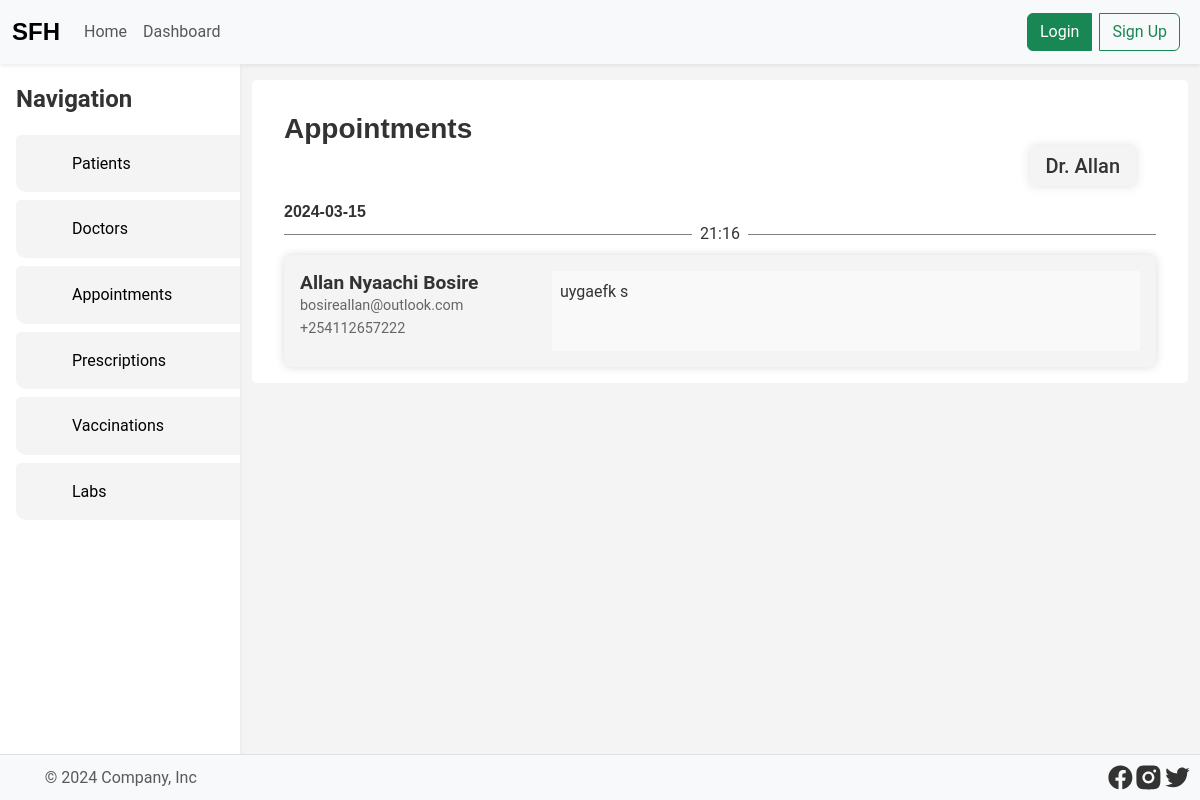
/doctor_appointments.php?doctor_id=1, run on an earlier commit of the app's database.
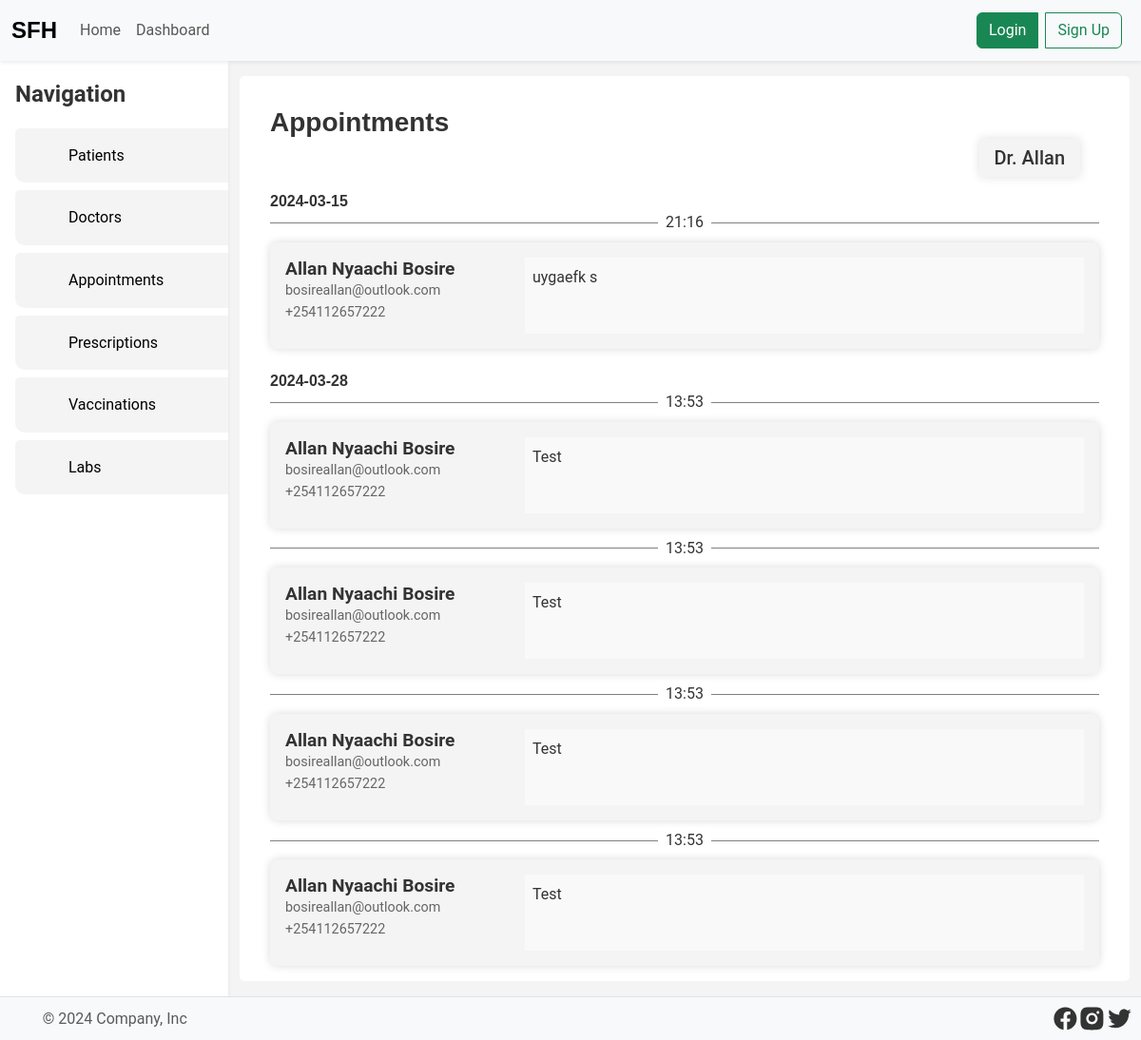
And on a later commit of the database.
### tables this page shows
CREATE TABLE doctors
(
    id         integer      not null primary key,
    name       varchar(255) not null,
    email      varchar(255) not null unique,
    phone      varchar(255) not null unique,
    address    varchar(255),
    created_at timestamp    not null default current_timestamp,
    updated_at timestamp    not null default current_timestamp
);

CREATE TABLE appointments
(
    id         integer     not null primary key,
    kid_id     integer     not null,
    doctor_id  integer     not null,
    date       date        not null,
    time       time        not null,
    reason     text        not null,
    status     varchar(32) not null default 'pending',
    created_at timestamp   not null default current_timestamp,
    updated_at timestamp   not null default current_timestamp,
    foreign key (kid_id) references kids (id),
    foreign key (doctor_id) references users (id)
);

### utils/helpers.php (called while the page is built, shortened)
<?php
function getAuthCookie(): ?string
{
    $cookie = $_COOKIE['auth'] ?? null;
    if (!$cookie) return null;
    $cookie = trim($cookie);
    return $cookie;
}

### db/DB.php (called while the page is built, shortened)
<?php
class Row
{
    private $row = null;
    public function __construct($row)
    {
        $this->row = $row;
    }
    function get($key)
    {
        return $this->row[$key];
    }
    public function has($key): bool
    {
        return isset($this->row[$key]);
    }
}
class Result
{
    private $result = null;
    public function __construct(array $result)
    {
        $this->result = $result;
    }
    function at($index): ?Row
    {
        return new Row($this->result[$index]);
    }
    function first(): ?Row
    {
        return $this->at(0);
    }
    public function groupBy($key): array
    {
        $grouped = [];
        foreach ($this->result as $rowArray) {
            $row = new Row($rowArray);
            if ($row->has($key)) {
                $groupedValue = $row->get($key);
                if (!isset($grouped[$groupedValue])) {
                    $grouped[$groupedValue] = [];
                }
                $grouped[$groupedValue][] = $rowArray;
            }
        }
        return $grouped;
    }
}
class DB
{
    private $db;
    function __construct($location)
    {
        try {
            $this->db = new PDO("sqlite:$location");
            $this->db->setAttribute(PDO::ATTR_ERRMODE, PDO::ERRMODE_EXCEPTION);
        } catch (PDOException $e) {
            throw new Exception($e->getMessage());
        }
    }
    function query(string $sql, ...$params): array
    {
        try {
            if (count($params) > 0) {
                $stmt = $this->db->prepare($sql);
                $placeholderCount = substr_count($sql, '?');
                $stmt->execute($params);
                return [new Result($stmt->fetchAll()), null];
            } else {
                $result = $this->db->query($sql);
                if (!$result) return [null, "Failed to execute the query: " . $sql];
                return [new Result($result->fetchAll()), null];
            }
        } catch (Exception $e) {
            return [null, $e->getMessage()];
        }
    }
}
$db = new DB("./db/db.sqlite");

### doctor_appointments.php (the view, shortened to what this page needs)
<!Doctype html>
<html lang="en">
<?php include 'partials/head.php'; ?>
<body>
<?php include 'partials/header.php' ?>
<?php global $errors, $db, $mail,
             $successes; ?>
<?php
function getAppointments($doctor_id)
{
    global $errors, $db;
    [$result, $error] = $db->query("SELECT * FROM appointments WHERE doctor_id = ?", $doctor_id);
    return $result->groupBy('date');
}
function getDoctor($id)
{
    global $errors, $db;
    [$result, $error] = $db->query("SELECT * FROM doctors WHERE id = ?", $id);
    return $result->first();
}
function getPatientDetails($kid_id)
{
    global $errors, $db;
    [$result, $error] = $db->query("SELECT kids.id, kids.name, kids.dob, parents.name, parents.email, parents.phone FROM kids JOIN parents ON kids.parent_id = parents.id WHERE kids.id = ?", $kid_id);
    return $result->first();
}
if ($_SERVER['REQUEST_METHOD'] === 'GET') {
    if (isset($_GET['doctor_id'])) {
        $dates = getAppointments($_GET['doctor_id']);
        $doctor = getDoctor($_GET['doctor_id']);
    }
}
?>
<main class="d-flex">
    <?php include 'partials/aside.php'; ?>
    <div class="container w-100">
        <?php if (isset($dates)) { ?>
            <div class="wrapper">
                <h3 class="heading mt-3 mt-0">Appointments</h3>
                <div class="flex">
                    <h5 class="doctor-name"><span><?php echo $doctor->get('name') ?></span></h5>
                </div>
                <?php foreach ($dates as $date => $appointments) { ?>
                    <h3 class="heading date mt-4"><span><?php echo $date ?></span></h3>
                    <div class="appointments">
                        <?php foreach ($appointments as $appointment) { ?>
                            <?php $kid = getPatientDetails($appointment['kid_id']); ?>
                            <div class="w-100 h-100 position-relative">
                                <div class="hr"><span><?php echo $appointment['time'] ?></span></div>
                            </div>
                            <div class="appointment">
                                <div class="appointment-details">
                                    <h4><?php echo $kid->get('name') ?></h4>
                                    <small class="email"><?php echo $kid->get('email') ?></small>
                                    <small class="phone"><?php echo $kid->get('phone') ?></small>
                                </div>
                                <div class="reason">
                                    <p><?php echo $appointment['reason'] ?></p>
                                </div>
                            </div>
                        <?php } ?>
                    </div>
                <?php } ?>
            </div>
        <?php } else { ?>
            <div class="alert alert-info">No appointments found</div>
        <?php } ?>
    </div>
</main>
<?php include 'partials/footer.php'; ?>
</body>
</html>

### partials/head.php (shortened to what this page needs)
<?php require_once 'utils/helpers.php'; ?>
<?php require_once 'db/DB.php'; ?>
<head>
    <link rel="stylesheet" href="/assets/css/bootstrap.min.css">
    <link rel="stylesheet" type="text/css" href="/assets/css/styles.css">
</head>

### partials/header.php (shortened to what this page needs)
<header class="navbar navbar-expand-lg bg-body-tertiary shadow-sm w-100">
    <div class="container-fluid">
        <a class="navbar-brand" href="/"><span class="logo">SFH</span></a>
        <div class="collapse navbar-collapse" id="navbarSupportedContent">
            <ul class="navbar-nav me-auto mb-2 mb-lg-0">
                <li class="nav-item">
                    <a class="nav-link" aria-current="page" href="/">Home</a>
                </li>
                <li class="nav-item">
                    <a class="nav-link"
                        <?php
                            if (getAuthCookie()) echo "href='dashboard.php'";
                            else echo "href='login.php'";
                        ?>
                    >Dashboard</a>
                </li>
            </ul>
            <div class="d-flex btn-group" role="search">
                <?php
                    if (!getAuthCookie()) {
                        echo '<a href="/login.php" class="btn btn-success me-2">Login</a>';
                        echo '<a href="/register.php" class="btn btn-outline-success me-2">Sign Up</a>';
                    } else {
                        echo '<a href="/logout.php" class="btn btn-secondary">Logout</a>';
                    }
                ?>
            </div>
        </div>
    </div>
</header>

### partials/aside.php (shortened to what this page needs)
<div class="d-flex flex-column shadow-sm aside shadow">
    <span class="aside-nav-header mb-3">Navigation</span>
    <ul class="aside-nav">
        <li><a href="/patients.php">Patients</a></li>
        <li><a href="/doctors.php">Doctors</a></li>
        <li><a href="/appointments.php">Appointments</a></li>
        <li><a href="#">Prescriptions</a></li>
        <li><a href="#">Vaccinations</a></li>
        <li><a href="#">Labs</a></li>
    </ul>
</div>

### partials/footer.php (shortened to what this page needs)
<footer class="d-flex flex-wrap justify-content-between align-items-center border-top p-2">
    <div class="col-md-4 d-flex align-items-center">
        <a href="/" class="mb-3 me-2 mb-md-0 text-body-secondary text-decoration-none lh-1">
            <svg class="bi" width="30" height="24">
                <use xlink:href="#bootstrap"></use>
            </svg>
        </a>
        <span class="mb-3 mb-md-0 text-body-secondary">© 2024 Company, Inc</span>
    </div>
    <ul class="col-md-4 justify-content-end list-unstyled d-flex" style="margin: 0">
        <li>
            <a href="https://web.facebook.com/StFrancisHospitalkasarani?_rdc=1&_rdr" class="icon-facebook"
               target="_blank"
               rel="noopener noreferrer">
            </a>
        </li>
        <li>
            <a href="https://web.facebook.com/StFrancisHospitalkasarani?_rdc=1&_rdr" class="icon-instagram"
               target="_blank"
               rel="noopener noreferrer">
            </a>
        </li>
        <li>
            <a href="https://web.facebook.com/StFrancisHospitalkasarani?_rdc=1&_rdr" class="icon-twitter"
               target="_blank"
               rel="noopener noreferrer">
            </a>
        </li>
    </ul>
</footer>

### assets/css/styles.css (style rules this page uses)
* { margin: 0; padding: 0; box-sizing: border-box; }
a { text-decoration: none; color: #000; }
body { font-family: 'Roboto', sans-serif; background-color: #f4f4f4; color: #333; line-height: 1.6; display: flex; flex-direction: column; min-height: 100vh; }
header { flex: 0 0 auto; }
main { flex: 1 0 auto; }
footer { flex: 0 0 auto; }

### partials/head.php (style rules this page uses)
:root { --accent: #ffbade; }
.heading { font-family: 'Poppins', sans-serif; font-weight: 700; }

### partials/header.php (style rules this page uses)
.logo { font-size: 1.5rem; font-weight: 800; color: #000; font-family: 'Poppins', sans-serif; }

### partials/aside.php (style rules this page uses)
.aside { background-color: white; display: inline; width: 300px; max-width: 20vw; padding-left: 1rem; padding-top: 1rem; }
.aside-nav-header { font-size: 1.5rem; font-weight: bold; }
.aside-nav { list-style: none; padding: 0; min-height: 500px; display: flex; gap: 0.5rem; flex-direction: column; }
.aside-nav a { width: 100%; height: 100%; }
.aside-nav li { padding: 1rem 0 1rem 25%; background-color: #f4f4f4; border-radius: 5px 0 0 10px; cursor: pointer; }

### doctor_appointments.php (style rules this page uses)
.doctor-name { text-align: right; margin-right: 20px; }
.doctor-name span { box-shadow: 0 0 10px rgba(0, 0, 0, 0.12); padding: 0.5rem 1rem; background-color: #f4f4f4; }
.doctor-name span::before { content: "Dr. "; }
.wrapper { max-width: 1000px; margin: auto; background-color: #ffffff; padding: 1rem 2rem; border-radius: 5px; margin-top: 1rem; margin-bottom: 1rem; }
.appointment { display: flex; padding: 1rem; align-items: flex-start; background-color: #f4f4f4; box-shadow: 0 0 10px rgba(0, 0, 0, 0.15); border-radius: 8px; }
.appointment-details { width: 30%; display: flex; flex-direction: column; }
.appointment-details h4 { font-size: 1.2rem; font-weight: 600; margin: 0; }
.email, .phone { font-size: 0.9rem; color: #666; }
.hr { padding: 0.5rem; text-align: center; isolation: isolate; }
.hr::before, .hr::after { content: ""; position: absolute; width: 50%; height: 1px; top: 50%; z-index: -1; background-color: grey; }
.hr::before { left: 0; }
.hr::after { right: 0; }
.hr span { background-color: #ffffff; padding: 0.25rem 0.5rem; }
.date { font-size: 1rem; margin-bottom: -0.5rem; }
.reason { width: 70%; height: 80px; padding: 0.5rem; background-color: #f9f9f9; }

### partials/footer.php (style rules this page uses)
footer { background-color: #f8f9fa; }
footer svg { fill: #333; width: 1.8rem; }

What changed in the data, as far as the page shows it:
added appointments: time "13:53", get "Allan Nyaachi Bosire", get "bosireallan@outlook.com", get "+254112657222", reason "Test", shown under "2024-03-28"
added appointments: time "13:53", get "Allan Nyaachi Bosire", get "bosireallan@outlook.com", get "+254112657222", reason "Test", shown under "2024-03-28"
added appointments: time "13:53", get "Allan Nyaachi Bosire", get "bosireallan@outlook.com", get "+254112657222", reason "Test", shown under "2024-03-28"
added appointments: time "13:53", get "Allan Nyaachi Bosire", get "bosireallan@outlook.com", get "+254112657222", reason "Test", shown under "2024-03-28"
Also different on the page:
new list line: "2024-03-28"
